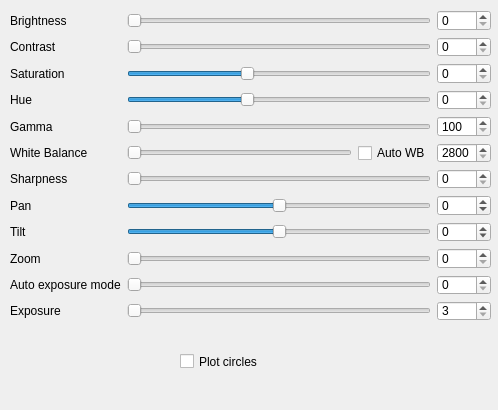
<?xml version="1.0" encoding="UTF-8"?>
<ui version="4.0">
 <class>MainWindow</class>
 <widget class="QMainWindow" name="MainWindow">
  <property name="enabled">
   <bool>true</bool>
  </property>
  <property name="geometry">
   <rect>
    <x>0</x>
    <y>0</y>
    <width>498</width>
    <height>410</height>
   </rect>
  </property>
  <property name="windowTitle">
   <string>MainWindow</string>
  </property>
  <widget class="QWidget" name="centralwidget">
   <widget class="QWidget" name="gridLayoutWidget">
    <property name="geometry">
     <rect>
      <x>10</x>
      <y>10</y>
      <width>481</width>
      <height>311</height>
     </rect>
    </property>
    <layout class="QGridLayout" name="gridLayout_3">
     <item row="7" column="0">
      <widget class="QLabel" name="panLabel">
       <property name="text">
        <string>Pan</string>
       </property>
      </widget>
     </item>
     <item row="2" column="0">
      <widget class="QLabel" name="saturationLabel">
       <property name="text">
        <string>Saturation</string>
       </property>
      </widget>
     </item>
     <item row="6" column="1">
      <widget class="QSlider" name="horizontalSlider_7">
       <property name="maximum">
        <number>255</number>
       </property>
       <property name="orientation">
        <enum>Qt::Horizontal</enum>
       </property>
      </widget>
     </item>
     <item row="9" column="0">
      <widget class="QLabel" name="zoomLabel">
       <property name="text">
        <string>Zoom</string>
       </property>
      </widget>
     </item>
     <item row="8" column="1">
      <widget class="QSlider" name="horizontalSlider_9">
       <property name="minimum">
        <number>-648</number>
       </property>
       <property name="maximum">
        <number>648</number>
       </property>
       <property name="singleStep">
        <number>648</number>
       </property>
       <property name="pageStep">
        <number>648</number>
       </property>
       <property name="orientation">
        <enum>Qt::Horizontal</enum>
       </property>
      </widget>
     </item>
     <item row="1" column="1">
      <widget class="QSlider" name="horizontalSlider_2">
       <property name="maximum">
        <number>255</number>
       </property>
       <property name="orientation">
        <enum>Qt::Horizontal</enum>
       </property>
      </widget>
     </item>
     <item row="6" column="0">
      <widget class="QLabel" name="sharpnessLabel">
       <property name="text">
        <string>Sharpness</string>
       </property>
      </widget>
     </item>
     <item row="10" column="0">
      <widget class="QLabel" name="autoExposureLabel">
       <property name="text">
        <string>Auto exposure mode</string>
       </property>
      </widget>
     </item>
     <item row="0" column="0">
      <widget class="QLabel" name="brightnessLabel">
       <property name="text">
        <string>Brightness</string>
       </property>
      </widget>
     </item>
     <item row="1" column="0">
      <widget class="QLabel" name="contrastLabel">
       <property name="text">
        <string>Contrast</string>
       </property>
      </widget>
     </item>
     <item row="5" column="1">
      <layout class="QHBoxLayout" name="horizontalLayout">
       <item>
        <widget class="QSlider" name="horizontalSlider_6">
         <property name="enabled">
          <bool>true</bool>
         </property>
         <property name="minimum">
          <number>2800</number>
         </property>
         <property name="maximum">
          <number>6500</number>
         </property>
         <property name="orientation">
          <enum>Qt::Horizontal</enum>
         </property>
        </widget>
       </item>
       <item>
        <widget class="QCheckBox" name="checkBox_auto_WB">
         <property name="text">
          <string>Auto WB</string>
         </property>
        </widget>
       </item>
      </layout>
     </item>
     <item row="5" column="0">
      <widget class="QLabel" name="whiteBalanceLabel">
       <property name="text">
        <string>White Balance</string>
       </property>
      </widget>
     </item>
     <item row="10" column="1">
      <widget class="QSlider" name="horizontalSlider_11">
       <property name="maximum">
        <number>3</number>
       </property>
       <property name="pageStep">
        <number>1</number>
       </property>
       <property name="orientation">
        <enum>Qt::Horizontal</enum>
       </property>
      </widget>
     </item>
     <item row="4" column="1">
      <widget class="QSlider" name="horizontalSlider_5">
       <property name="minimum">
        <number>100</number>
       </property>
       <property name="maximum">
        <number>300</number>
       </property>
       <property name="orientation">
        <enum>Qt::Horizontal</enum>
       </property>
      </widget>
     </item>
     <item row="9" column="1">
      <widget class="QSlider" name="horizontalSlider_10">
       <property name="maximum">
        <number>60</number>
       </property>
       <property name="orientation">
        <enum>Qt::Horizontal</enum>
       </property>
      </widget>
     </item>
     <item row="3" column="1">
      <widget class="QSlider" name="horizontalSlider_4">
       <property name="maximum">
        <number>255</number>
       </property>
       <property name="value">
        <number>100</number>
       </property>
       <property name="orientation">
        <enum>Qt::Horizontal</enum>
       </property>
      </widget>
     </item>
     <item row="1" column="2">
      <widget class="QSpinBox" name="spinBox_2">
       <property name="maximum">
        <number>255</number>
       </property>
      </widget>
     </item>
     <item row="7" column="1">
      <widget class="QSlider" name="horizontalSlider_8">
       <property name="minimum">
        <number>-648</number>
       </property>
       <property name="maximum">
        <number>648</number>
       </property>
       <property name="singleStep">
        <number>36</number>
       </property>
       <property name="pageStep">
        <number>36</number>
       </property>
       <property name="orientation">
        <enum>Qt::Horizontal</enum>
       </property>
      </widget>
     </item>
     <item row="0" column="2">
      <widget class="QSpinBox" name="spinBox">
       <property name="maximum">
        <number>255</number>
       </property>
      </widget>
     </item>
     <item row="2" column="1">
      <widget class="QSlider" name="horizontalSlider_3">
       <property name="maximum">
        <number>255</number>
       </property>
       <property name="value">
        <number>100</number>
       </property>
       <property name="orientation">
        <enum>Qt::Horizontal</enum>
       </property>
      </widget>
     </item>
     <item row="8" column="0">
      <widget class="QLabel" name="tiltLabel">
       <property name="text">
        <string>Tilt</string>
       </property>
      </widget>
     </item>
     <item row="0" column="1">
      <widget class="QSlider" name="horizontalSlider_1">
       <property name="minimum">
        <number>0</number>
       </property>
       <property name="maximum">
        <number>255</number>
       </property>
       <property name="orientation">
        <enum>Qt::Horizontal</enum>
       </property>
      </widget>
     </item>
     <item row="3" column="0">
      <widget class="QLabel" name="hueLabel">
       <property name="text">
        <string>Hue</string>
       </property>
      </widget>
     </item>
     <item row="4" column="0">
      <widget class="QLabel" name="gammaLabel">
       <property name="text">
        <string>Gamma</string>
       </property>
      </widget>
     </item>
     <item row="11" column="0">
      <widget class="QLabel" name="exposureLabel">
       <property name="text">
        <string>Exposure</string>
       </property>
      </widget>
     </item>
     <item row="11" column="1">
      <widget class="QSlider" name="horizontalSlider_12">
       <property name="minimum">
        <number>3</number>
       </property>
       <property name="maximum">
        <number>2047</number>
       </property>
       <property name="orientation">
        <enum>Qt::Horizontal</enum>
       </property>
      </widget>
     </item>
     <item row="2" column="2">
      <widget class="QSpinBox" name="spinBox_3">
       <property name="maximum">
        <number>255</number>
       </property>
      </widget>
     </item>
     <item row="3" column="2">
      <widget class="QSpinBox" name="spinBox_4">
       <property name="maximum">
        <number>255</number>
       </property>
      </widget>
     </item>
     <item row="4" column="2">
      <widget class="QSpinBox" name="spinBox_5">
       <property name="minimum">
        <number>100</number>
       </property>
       <property name="maximum">
        <number>300</number>
       </property>
      </widget>
     </item>
     <item row="5" column="2">
      <widget class="QSpinBox" name="spinBox_6">
       <property name="minimum">
        <number>2800</number>
       </property>
       <property name="maximum">
        <number>6500</number>
       </property>
      </widget>
     </item>
     <item row="6" column="2">
      <widget class="QSpinBox" name="spinBox_7">
       <property name="maximum">
        <number>255</number>
       </property>
      </widget>
     </item>
     <item row="7" column="2">
      <widget class="QSpinBox" name="spinBox_8">
       <property name="minimum">
        <number>-648</number>
       </property>
       <property name="maximum">
        <number>648</number>
       </property>
       <property name="singleStep">
        <number>36</number>
       </property>
      </widget>
     </item>
     <item row="8" column="2">
      <widget class="QSpinBox" name="spinBox_9">
       <property name="minimum">
        <number>-648</number>
       </property>
       <property name="maximum">
        <number>648</number>
       </property>
       <property name="singleStep">
        <number>648</number>
       </property>
       <property name="value">
        <number>0</number>
       </property>
      </widget>
     </item>
     <item row="9" column="2">
      <widget class="QSpinBox" name="spinBox_10">
       <property name="maximum">
        <number>60</number>
       </property>
      </widget>
     </item>
     <item row="10" column="2">
      <widget class="QSpinBox" name="spinBox_11">
       <property name="maximum">
        <number>3</number>
       </property>
      </widget>
     </item>
     <item row="11" column="2">
      <widget class="QSpinBox" name="spinBox_12">
       <property name="minimum">
        <number>3</number>
       </property>
       <property name="maximum">
        <number>2047</number>
       </property>
      </widget>
     </item>
    </layout>
   </widget>
   <widget class="QCheckBox" name="checkBox_plotCircles">
    <property name="geometry">
     <rect>
      <x>180</x>
      <y>350</y>
      <width>111</width>
      <height>23</height>
     </rect>
    </property>
    <property name="text">
     <string>Plot circles</string>
    </property>
   </widget>
  </widget>
 </widget>
 <resources/>
 <connections>
  <connection>
   <sender>horizontalSlider_1</sender>
   <signal>valueChanged(int)</signal>
   <receiver>spinBox</receiver>
   <slot>setValue(int)</slot>
   <hints>
    <hint type="sourcelabel">
     <x>235</x>
     <y>43</y>
    </hint>
    <hint type="destinationlabel">
     <x>911</x>
     <y>51</y>
    </hint>
   </hints>
  </connection>
  <connection>
   <sender>spinBox</sender>
   <signal>valueChanged(int)</signal>
   <receiver>horizontalSlider_1</receiver>
   <slot>setValue(int)</slot>
   <hints>
    <hint type="sourcelabel">
     <x>908</x>
     <y>56</y>
    </hint>
    <hint type="destinationlabel">
     <x>260</x>
     <y>41</y>
    </hint>
   </hints>
  </connection>
  <connection>
   <sender>spinBox_2</sender>
   <signal>valueChanged(int)</signal>
   <receiver>horizontalSlider_2</receiver>
   <slot>setValue(int)</slot>
   <hints>
    <hint type="sourcelabel">
     <x>892</x>
     <y>107</y>
    </hint>
    <hint type="destinationlabel">
     <x>284</x>
     <y>107</y>
    </hint>
   </hints>
  </connection>
  <connection>
   <sender>horizontalSlider_2</sender>
   <signal>valueChanged(int)</signal>
   <receiver>spinBox_2</receiver>
   <slot>setValue(int)</slot>
   <hints>
    <hint type="sourcelabel">
     <x>265</x>
     <y>104</y>
    </hint>
    <hint type="destinationlabel">
     <x>911</x>
     <y>105</y>
    </hint>
   </hints>
  </connection>
  <connection>
   <sender>spinBox_3</sender>
   <signal>valueChanged(int)</signal>
   <receiver>horizontalSlider_3</receiver>
   <slot>setValue(int)</slot>
   <hints>
    <hint type="sourcelabel">
     <x>902</x>
     <y>155</y>
    </hint>
    <hint type="destinationlabel">
     <x>313</x>
     <y>162</y>
    </hint>
   </hints>
  </connection>
  <connection>
   <sender>horizontalSlider_3</sender>
   <signal>valueChanged(int)</signal>
   <receiver>spinBox_3</receiver>
   <slot>setValue(int)</slot>
   <hints>
    <hint type="sourcelabel">
     <x>225</x>
     <y>158</y>
    </hint>
    <hint type="destinationlabel">
     <x>898</x>
     <y>163</y>
    </hint>
   </hints>
  </connection>
  <connection>
   <sender>spinBox_4</sender>
   <signal>valueChanged(int)</signal>
   <receiver>horizontalSlider_4</receiver>
   <slot>setValue(int)</slot>
   <hints>
    <hint type="sourcelabel">
     <x>915</x>
     <y>216</y>
    </hint>
    <hint type="destinationlabel">
     <x>364</x>
     <y>216</y>
    </hint>
   </hints>
  </connection>
  <connection>
   <sender>horizontalSlider_4</sender>
   <signal>valueChanged(int)</signal>
   <receiver>spinBox_4</receiver>
   <slot>setValue(int)</slot>
   <hints>
    <hint type="sourcelabel">
     <x>282</x>
     <y>220</y>
    </hint>
    <hint type="destinationlabel">
     <x>909</x>
     <y>222</y>
    </hint>
   </hints>
  </connection>
  <connection>
   <sender>horizontalSlider_5</sender>
   <signal>valueChanged(int)</signal>
   <receiver>spinBox_5</receiver>
   <slot>setValue(int)</slot>
   <hints>
    <hint type="sourcelabel">
     <x>316</x>
     <y>273</y>
    </hint>
    <hint type="destinationlabel">
     <x>899</x>
     <y>276</y>
    </hint>
   </hints>
  </connection>
  <connection>
   <sender>spinBox_5</sender>
   <signal>valueChanged(int)</signal>
   <receiver>horizontalSlider_5</receiver>
   <slot>setValue(int)</slot>
   <hints>
    <hint type="sourcelabel">
     <x>905</x>
     <y>273</y>
    </hint>
    <hint type="destinationlabel">
     <x>346</x>
     <y>271</y>
    </hint>
   </hints>
  </connection>
  <connection>
   <sender>spinBox_6</sender>
   <signal>valueChanged(int)</signal>
   <receiver>horizontalSlider_6</receiver>
   <slot>setValue(int)</slot>
   <hints>
    <hint type="sourcelabel">
     <x>913</x>
     <y>339</y>
    </hint>
    <hint type="destinationlabel">
     <x>261</x>
     <y>331</y>
    </hint>
   </hints>
  </connection>
  <connection>
   <sender>horizontalSlider_6</sender>
   <signal>valueChanged(int)</signal>
   <receiver>spinBox_6</receiver>
   <slot>setValue(int)</slot>
   <hints>
    <hint type="sourcelabel">
     <x>169</x>
     <y>330</y>
    </hint>
    <hint type="destinationlabel">
     <x>900</x>
     <y>336</y>
    </hint>
   </hints>
  </connection>
  <connection>
   <sender>horizontalSlider_7</sender>
   <signal>valueChanged(int)</signal>
   <receiver>spinBox_7</receiver>
   <slot>setValue(int)</slot>
   <hints>
    <hint type="sourcelabel">
     <x>261</x>
     <y>390</y>
    </hint>
    <hint type="destinationlabel">
     <x>902</x>
     <y>386</y>
    </hint>
   </hints>
  </connection>
  <connection>
   <sender>spinBox_7</sender>
   <signal>valueChanged(int)</signal>
   <receiver>horizontalSlider_7</receiver>
   <slot>setValue(int)</slot>
   <hints>
    <hint type="sourcelabel">
     <x>900</x>
     <y>399</y>
    </hint>
    <hint type="destinationlabel">
     <x>359</x>
     <y>395</y>
    </hint>
   </hints>
  </connection>
  <connection>
   <sender>horizontalSlider_8</sender>
   <signal>valueChanged(int)</signal>
   <receiver>spinBox_8</receiver>
   <slot>setValue(int)</slot>
   <hints>
    <hint type="sourcelabel">
     <x>283</x>
     <y>445</y>
    </hint>
    <hint type="destinationlabel">
     <x>900</x>
     <y>439</y>
    </hint>
   </hints>
  </connection>
  <connection>
   <sender>spinBox_8</sender>
   <signal>valueChanged(int)</signal>
   <receiver>horizontalSlider_8</receiver>
   <slot>setValue(int)</slot>
   <hints>
    <hint type="sourcelabel">
     <x>906</x>
     <y>453</y>
    </hint>
    <hint type="destinationlabel">
     <x>365</x>
     <y>448</y>
    </hint>
   </hints>
  </connection>
  <connection>
   <sender>horizontalSlider_9</sender>
   <signal>valueChanged(int)</signal>
   <receiver>spinBox_9</receiver>
   <slot>setValue(int)</slot>
   <hints>
    <hint type="sourcelabel">
     <x>352</x>
     <y>503</y>
    </hint>
    <hint type="destinationlabel">
     <x>909</x>
     <y>503</y>
    </hint>
   </hints>
  </connection>
  <connection>
   <sender>spinBox_9</sender>
   <signal>valueChanged(int)</signal>
   <receiver>horizontalSlider_9</receiver>
   <slot>setValue(int)</slot>
   <hints>
    <hint type="sourcelabel">
     <x>903</x>
     <y>509</y>
    </hint>
    <hint type="destinationlabel">
     <x>372</x>
     <y>506</y>
    </hint>
   </hints>
  </connection>
  <connection>
   <sender>horizontalSlider_10</sender>
   <signal>valueChanged(int)</signal>
   <receiver>spinBox_10</receiver>
   <slot>setValue(int)</slot>
   <hints>
    <hint type="sourcelabel">
     <x>332</x>
     <y>560</y>
    </hint>
    <hint type="destinationlabel">
     <x>916</x>
     <y>556</y>
    </hint>
   </hints>
  </connection>
  <connection>
   <sender>spinBox_10</sender>
   <signal>valueChanged(int)</signal>
   <receiver>horizontalSlider_10</receiver>
   <slot>setValue(int)</slot>
   <hints>
    <hint type="sourcelabel">
     <x>914</x>
     <y>570</y>
    </hint>
    <hint type="destinationlabel">
     <x>372</x>
     <y>567</y>
    </hint>
   </hints>
  </connection>
  <connection>
   <sender>horizontalSlider_11</sender>
   <signal>valueChanged(int)</signal>
   <receiver>spinBox_11</receiver>
   <slot>setValue(int)</slot>
   <hints>
    <hint type="sourcelabel">
     <x>316</x>
     <y>617</y>
    </hint>
    <hint type="destinationlabel">
     <x>904</x>
     <y>611</y>
    </hint>
   </hints>
  </connection>
  <connection>
   <sender>spinBox_11</sender>
   <signal>valueChanged(int)</signal>
   <receiver>horizontalSlider_11</receiver>
   <slot>setValue(int)</slot>
   <hints>
    <hint type="sourcelabel">
     <x>906</x>
     <y>621</y>
    </hint>
    <hint type="destinationlabel">
     <x>371</x>
     <y>623</y>
    </hint>
   </hints>
  </connection>
  <connection>
   <sender>spinBox_12</sender>
   <signal>valueChanged(int)</signal>
   <receiver>horizontalSlider_12</receiver>
   <slot>setValue(int)</slot>
   <hints>
    <hint type="sourcelabel">
     <x>916</x>
     <y>676</y>
    </hint>
    <hint type="destinationlabel">
     <x>366</x>
     <y>682</y>
    </hint>
   </hints>
  </connection>
  <connection>
   <sender>horizontalSlider_12</sender>
   <signal>valueChanged(int)</signal>
   <receiver>spinBox_12</receiver>
   <slot>setValue(int)</slot>
   <hints>
    <hint type="sourcelabel">
     <x>287</x>
     <y>673</y>
    </hint>
    <hint type="destinationlabel">
     <x>918</x>
     <y>672</y>
    </hint>
   </hints>
  </connection>
  <connection>
   <sender>spinBox_9</sender>
   <signal>valueChanged(int)</signal>
   <receiver>horizontalSlider_9</receiver>
   <slot>setValue(int)</slot>
   <hints>
    <hint type="sourcelabel">
     <x>890</x>
     <y>508</y>
    </hint>
    <hint type="destinationlabel">
     <x>770</x>
     <y>505</y>
    </hint>
   </hints>
  </connection>
 </connections>
</ui>
